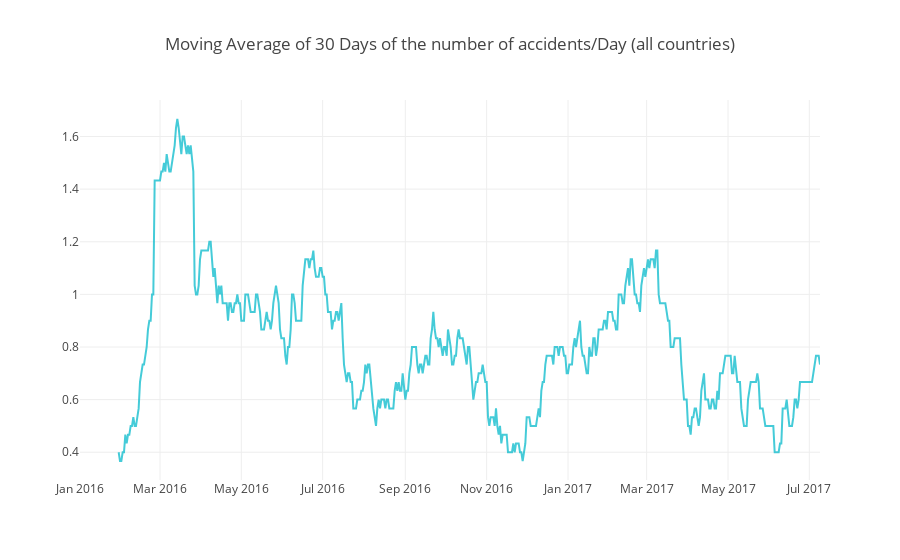

Notebook code for this chart:
### Code cell
df2 = data
df2 = df2.Countries.resample('24H').count()
temp = df2.rolling(window=30)
b = temp.mean()

trace_high = go.Scatter(
                x=b.index,
                y=b,
                name = "AAPL High",
                line = dict(color = '#17BECF'),
                opacity = 0.8)

dados= [trace_high]

layout = dict(
    title = "Moving Average of 30 Days of the number of accidents/Day (all countries)",

)

fig = dict(data=dados, layout=layout)
iplot(fig, filename = "Manually Set Range")

### Figure 1 — Plotly figure (JSON) as saved in the notebook; plotly's stock layout.template omitted (floating-point values rounded to 4 significant figures; data arrays with more than 128 entries replaced by an {"elided": "..."} marker saying what was removed)
{"data": [{"type": "scatter", "x": {"elided": "556 str values"}, "y": {"elided": "556 float values"}, "name": "AAPL High", "line": {"color": "#17BECF"}, "opacity": 0.8}], "layout": {"title": {"text": "Moving Average of 30 Days of the number of accidents/Day (all countries)"}, "xaxis": {"type": "date", "range": ["2016-01-01", "2017-07-09"], "autorange": true}, "yaxis": {"type": "linear", "range": [0.2944, 1.739], "autorange": true}, "autosize": true}}
